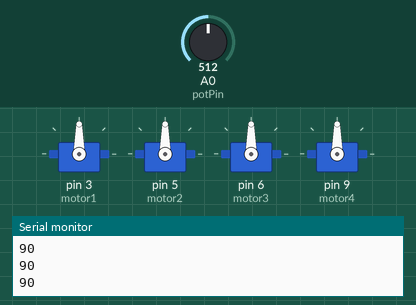
Simulated run of this sketch. Board: Arduino Uno, built with avr-gcc and run on an emulated ATmega328P. Shown: 4 × servo, the last lines printed to the serial monitor. Inputs (shaded band) come from the test bench; at power-on: A0 (potPin) = 512.

Above: at 1.2 s.
1.3 s: A0 (potPin) set to 716
At 1.9 s:
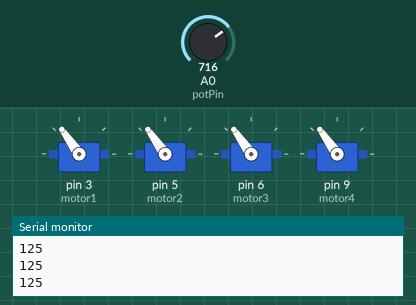
2.8 s: A0 (potPin) set to 900
At 3.4 s:
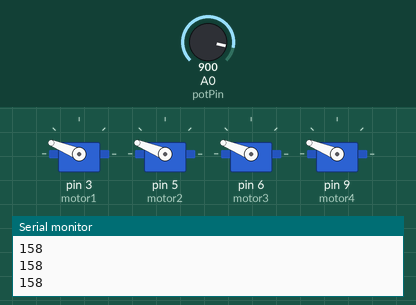
4.3 s: A0 (potPin) set to 1023
At 5.5 s:
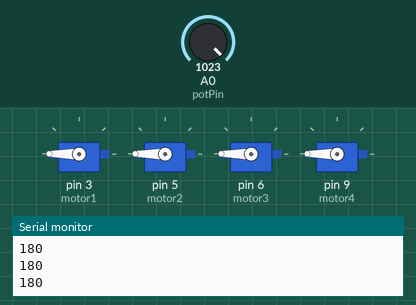
5.8 s: A0 (potPin) set to 306
At 6.7 s:
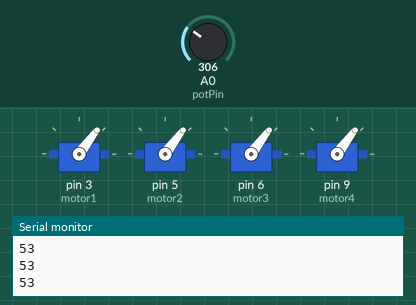
7.3 s: A0 (potPin) set to 122
At 7.9 s:
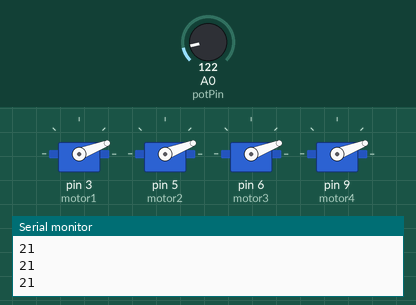
8.8 s: A0 (potPin) set to 0
At 9.1 s:
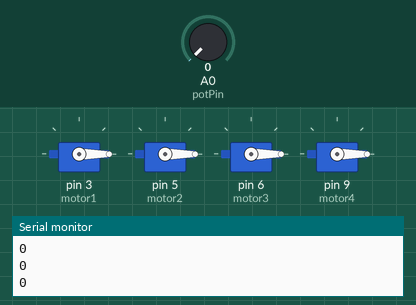
Timing chart, 0 to 11.3 s (numbered marks = the images above; inputs shaded):
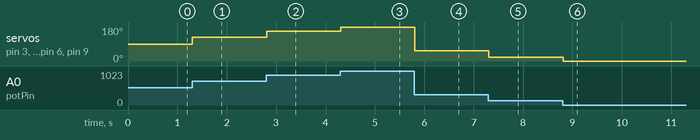

Measured:
- after the input at 1.3 s, servo on pin 3 (motor1), servo on pin 5 (motor2), servo on pin 6 (motor3), servo on pin 9 (motor4): 90° → 125° at once
- after the input at 2.8 s, servo on pin 3 (motor1), servo on pin 5 (motor2), servo on pin 6 (motor3), servo on pin 9 (motor4): 125° → 158° at once
- after the input at 4.3 s, servo on pin 3 (motor1), servo on pin 5 (motor2), servo on pin 6 (motor3), servo on pin 9 (motor4): 158° → 180° at once
- after the input at 5.8 s, servo on pin 3 (motor1), servo on pin 5 (motor2), servo on pin 6 (motor3), servo on pin 9 (motor4): 180° → 53° at once
- after the input at 7.3 s, servo on pin 3 (motor1), servo on pin 5 (motor2), servo on pin 6 (motor3), servo on pin 9 (motor4): 53° → 21° at once
- after the input at 8.8 s, servo on pin 3 (motor1), servo on pin 5 (motor2), servo on pin 6 (motor3), servo on pin 9 (motor4): 21° → 0° at once

The sketch:

Knob.ino
```cpp
/*
 Controlling brushless motor position using a potentiometer (variable resistor)
 by Ricardo Rufino
*/

#include <Servo.h>

Servo myservo;                          // create servo object to control a servo
Servo motor1, motor2, motor3, motor4;   // Servo objects that control the ESCs of the 4 motors.

int potPin = A0;                        // analog pin used to connect the potentiometer

int val;                                // variables to read the value from the analog pin

void setup() {
  Serial.begin(9600);

  motor1.attach(3, 1000, 2000);         // (pin, min pulse width, max pulse widhth in milliseconds)
  motor2.attach(5, 1000, 2000);
  motor3.attach(6, 1000, 2000);
  motor4.attach(9, 1000, 2000);
}

void loop() {
  val = analogRead(potPin);             // reads the value of the potentiometer (value between 0 and 1023)
  val = map(val, 0, 1023, 0, 180);      // scale it to use it with the servo (value between 0 and 180)

  motor1.write(val);                    // sets the servo positions according to the scaled value
  motor2.write(val);
  motor3.write(val);
  motor4.write(val);
  delay(10);

  Serial.println(val);
}
```
